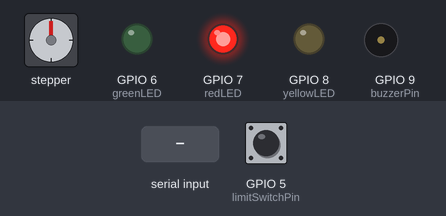
Bench run of a sketch on a simulated ESP32. Shown: stepper motor, output pins drawn as LEDs (lit = HIGH), buzzer (waves = sounding, pin HIGH). Wiring (inferred from the names in the program): stepper motor driver (800 steps per turn assumed): step GPIO 3; direction GPIO 2. Inputs (shaded band) come from the test bench; at power-on: GPIO 5 (limitSwitchPin) HIGH. Pins used as bus, display or sensor lines are not drawn; what the sketch prints to the serial monitor is not drawn.

Above: at 1.3 s.
1.4 s: GPIO 5 (limitSwitchPin) pulled LOW for 0.15 s
At 2.2 s:
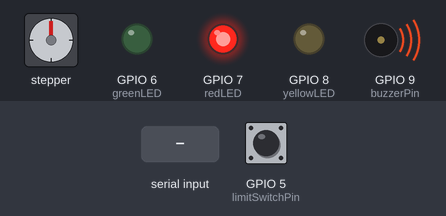
4.5 s: "start\n" received over Serial
At 4.65 s:
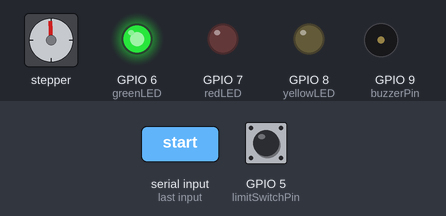
7.5 s: "back\n" received over Serial
At 9.76 s:
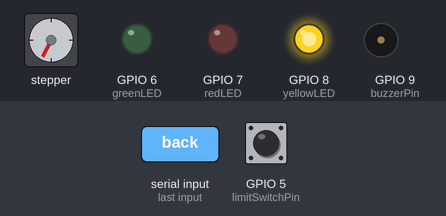
10.5 s: GPIO 5 (limitSwitchPin) pulled LOW for 1 s
At 11.3 s:
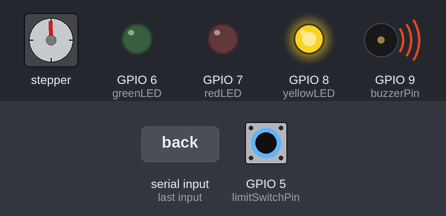
14.5 s: "start90\n" received over Serial
At 17.37 s:
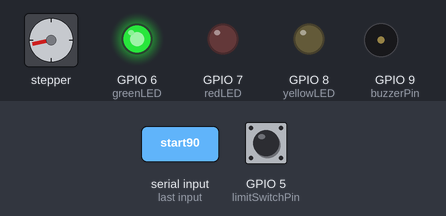
17.5 s: "stop\n" received over Serial
At 18.5 s:
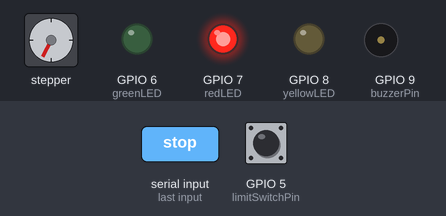
Timing chart, 0 to 20.0 s (numbered marks = the images above; inputs shaded):
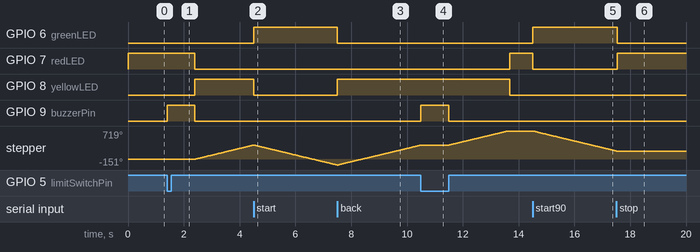

The sketch:

sketch_baveen.ino
```cpp
#define dirPin 2
#define stepPin 3
#define limitSwitchPin 5
//This LED lights are indicating the status of the stepper motor
#define greenLED 6
#define redLED 7
#define yellowLED 8
#define buzzerPin 9

const int stepsPerRevolution = 800;
const float leadScrewLeadMM = 2.0;  // T10, 2 mm pitch, 1-start

long stepCounter = 0;
long limitSwitchReturnSteps = 0;
long targetSteps = 0;
bool isTargetMode = false;

float lastRevolutions = 0;
String lastMovement = "None";

enum MotorState { IDLE, MOVING_BACKWARD, MOVING_FORWARD, STOPPED, RETURN_FROM_LIMIT };
MotorState motorState = IDLE;

void setup() {
  pinMode(stepPin, OUTPUT);
  pinMode(dirPin, OUTPUT);
  pinMode(limitSwitchPin, INPUT_PULLUP);

  pinMode(greenLED, OUTPUT);
  pinMode(redLED, OUTPUT);
  pinMode(yellowLED, OUTPUT);
  pinMode(buzzerPin, OUTPUT);

  digitalWrite(dirPin, LOW);
  updateLEDs();

  Serial.begin(9600);
  Serial.println("Stepper Serial Control Ready.");
  Serial.println("Commands:");
  Serial.println("  start rev 2     --> Move 2 revs backward");
  Serial.println("  back mm 6       --> Move 6 mm forward");
  Serial.println("  stop            --> Stop motor");
}

void loop() {
  if (Serial.available() > 0) {
    String command = Serial.readStringUntil('\n');
    command.trim();

    if (command.startsWith("start") || command.startsWith("back")) {
      bool isBackward = command.startsWith("start");
      digitalWrite(dirPin, isBackward ? LOW : HIGH);
      stepCounter = 0;
      isTargetMode = false;
      targetSteps = 0;

      float inputValue = 0;

      if (command.indexOf("rev") > 0) {
        inputValue = command.substring(command.indexOf("rev") + 3).toFloat();
        targetSteps = inputValue * stepsPerRevolution;
        isTargetMode = true;
        Serial.print("🔄 Moving ");
        Serial.print(isBackward ? "backward" : "forward");
        Serial.print(" for ");
        Serial.print(inputValue);
        Serial.println(" revolutions.");
      } else if (command.indexOf("mm") > 0) {
        inputValue = command.substring(command.indexOf("mm") + 2).toFloat();
        float revs = inputValue / leadScrewLeadMM;
        targetSteps = revs * stepsPerRevolution;
        isTargetMode = true;
        Serial.print("📏 Moving ");
        Serial.print(isBackward ? "backward" : "forward");
        Serial.print(" for ");
        Serial.print(inputValue);
        Serial.println(" mm.");
      } else {
        Serial.println("⚠️ Invalid format. Use: start/back rev/mm <value>");
      }

      motorState = isBackward ? MOVING_BACKWARD : MOVING_FORWARD;
      updateLEDs();

    } else if (command == "stop") {
      lastRevolutions = (float)abs(stepCounter) / stepsPerRevolution;
      lastMovement = (motorState == MOVING_BACKWARD) ? "Backward" : "Forward";

      Serial.print("🛑 Stopping. Total steps moved: ");
      Serial.println(stepCounter);
      Serial.print("Total revolutions (" + lastMovement + "): ");
      Serial.println(lastRevolutions);
      Serial.print("Total mm moved: ");
      Serial.println(lastRevolutions * leadScrewLeadMM);

      motorState = STOPPED;
      isTargetMode = false;
      updateLEDs();

    } else {
      Serial.println("Unknown command. Use: start/back rev/mm <value> | stop");
    }
  }

  if (digitalRead(limitSwitchPin) == LOW && motorState != RETURN_FROM_LIMIT) {
    Serial.println("⚠️ Limit switch triggered! Reversing 1 rev and stopping...");

    digitalWrite(buzzerPin, HIGH);
    delay(1000);
    digitalWrite(buzzerPin, LOW);

    motorState = RETURN_FROM_LIMIT;
    digitalWrite(dirPin, HIGH);  // Move forward to reverse from switch
    limitSwitchReturnSteps = stepsPerRevolution;
    updateLEDs();
  }

  switch (motorState) {
    case MOVING_BACKWARD: moveStepBackward(); break;
    case MOVING_FORWARD: moveStepForward(); break;
    case RETURN_FROM_LIMIT: returnFromLimitSwitch(); break;
    default: break;
  }
}

void moveStepBackward() {
  if (isTargetMode && abs(stepCounter) >= targetSteps) {
    Serial.println("✅ Target backward movement complete.");
    stopAndRecord("Backward");
    return;
  }

  digitalWrite(stepPin, HIGH);
  delayMicroseconds(1250);
  digitalWrite(stepPin, LOW);
  delayMicroseconds(1250);
  stepCounter++;

  if (stepCounter % stepsPerRevolution == 0) {
    float revs = (float)stepCounter / stepsPerRevolution;
    float mm = revs * leadScrewLeadMM;
    Serial.print("🔁 Backward: ");
    Serial.print(revs);
    Serial.print(" revs, ");
    Serial.print(mm);
    Serial.println(" mm");
  }
}

void moveStepForward() {
  if (isTargetMode && abs(stepCounter) >= targetSteps) {
    Serial.println("✅ Target forward movement complete.");
    stopAndRecord("Forward");
    return;
  }

  digitalWrite(stepPin, HIGH);
  delayMicroseconds(1250);
  digitalWrite(stepPin, LOW);
  delayMicroseconds(1250);
  stepCounter--;

  if (abs(stepCounter) % stepsPerRevolution == 0) {
    float revs = (float)abs(stepCounter) / stepsPerRevolution;
    float mm = revs * leadScrewLeadMM;
    Serial.print("🔁 Forward: ");
    Serial.print(revs);
    Serial.print(" revs, ");
    Serial.print(mm);
    Serial.println(" mm");
  }
}

void returnFromLimitSwitch() {
  if (limitSwitchReturnSteps > 0) {
    digitalWrite(stepPin, HIGH);
    delayMicroseconds(1250);
    digitalWrite(stepPin, LOW);
    delayMicroseconds(1250);
    stepCounter--;
    limitSwitchReturnSteps--;

    if (limitSwitchReturnSteps % stepsPerRevolution == 0) {
      float revs = (float)limitSwitchReturnSteps / stepsPerRevolution;
      Serial.print("↩️ Returning from limit. Remaining revs: ");
      Serial.println(revs);
    }
  } else {
    Serial.println("✅ Reversed 1 rev from limit switch.");
    Serial.println("🛑 Motor stopped due to limit switch.");
    motorState = STOPPED;
    isTargetMode = false;
    updateLEDs();
  }
}

void stopAndRecord(String direction) {
  lastRevolutions = (float)abs(stepCounter) / stepsPerRevolution;
  lastMovement = direction;
  Serial.print("🔚 Final position: ");
  Serial.print(lastRevolutions);
  Serial.print(" revs, ");
  Serial.print(lastRevolutions * leadScrewLeadMM);
  Serial.println(" mm");
  motorState = STOPPED;
  updateLEDs();
}

void updateLEDs() {
  digitalWrite(greenLED, motorState == MOVING_BACKWARD);
  digitalWrite(redLED, motorState == IDLE || motorState == STOPPED);
  digitalWrite(yellowLED, motorState == MOVING_FORWARD || motorState == RETURN_FROM_LIMIT);
}
```

Measured:
- after the input at 1.4 s, GPIO 7 (redLED): HIGH → LOW after 1.0 s; GPIO 8 (yellowLED): LOW → HIGH after 1.0 s; GPIO 9 (buzzerPin): LOW → HIGH at once, → LOW 1.0 s later; stepper: keeps turning clockwise at about 173°/s, starting after 1.0 s
- after the input at 4.5 s, GPIO 6 (greenLED): LOW → HIGH at once; GPIO 7 (redLED): stays LOW (without the input it goes to HIGH after 0.08 s)
- after the input at 7.5 s, GPIO 6 (greenLED): HIGH → LOW at once; GPIO 8 (yellowLED): LOW → HIGH at once
- after the input at 10.5 s, GPIO 7 (redLED): LOW → HIGH after 3.2 s; GPIO 8 (yellowLED): HIGH → LOW after 3.2 s; GPIO 9 (buzzerPin): LOW → HIGH at once, → LOW 1.0 s later
- after the input at 14.5 s, GPIO 6 (greenLED): LOW → HIGH at once; GPIO 7 (redLED): HIGH → LOW at once; stepper: keeps turning counter-clockwise at about 172°/s, starting at once
- after the input at 17.5 s, GPIO 6 (greenLED): HIGH → LOW at once; GPIO 7 (redLED): LOW → HIGH at once; stepper: stops changing and stays 207°
